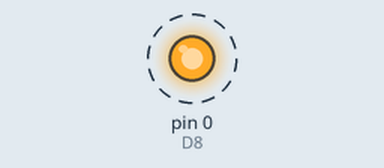
This sketch was run on a simulated Arduino Uno, built with avr-gcc and run on an emulated ATmega328P. On the bench: output pins drawn as LEDs (lit = HIGH). Dashed ring = blinking.

Above: at 0.5 s.
Timing chart, 0 to 4.6 s (numbered marks = the images above):
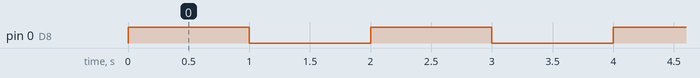

Measured:
- by itself, pin 0 (D8): alternates HIGH for 1.0 s and LOW for 1.0 s

The sketch:

Ass1_basic.ino
```cpp
//Vo Tue Nam   CE140557
// initialize digital pin LED_BUILTIN as an output.

const int D8 =0;

void setup() {

  pinMode(D8, OUTPUT);

}

// the loop function runs over and over again forever

void loop() {

  digitalWrite(D8, HIGH);   // turn the LED on (HIGH is the voltage level)

  delay(1000);              // wait for a second

  digitalWrite(D8     , LOW);    // turn the LED off by making the voltage LOW

  delay(1000);              // wait for a second

}
```
